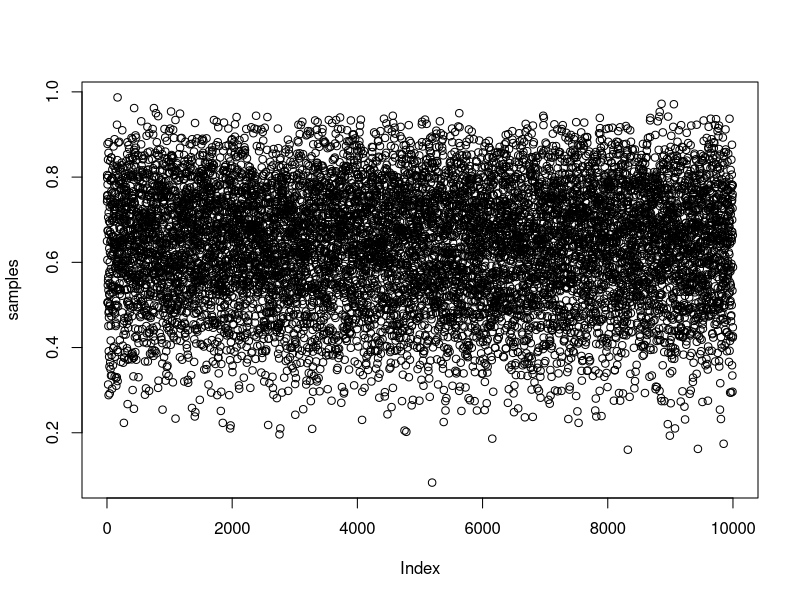

The R source for this figure: (Note: this script raises an error after producing the figure.)

setwd("~/Desktop/Statistics Book/Statistical_Rethinking/Chapter_3")

rm(list = ls())

# use grid approximation to generate data
p_grid <- seq (from = 0, to = 1, length.out = 1000)

# Assume prior distribution is normal
prob_p <- rep(1,1000)

# Likelihood of each event occuring
prob_data <- dbinom (6, size = 9, prob = p_grid )

# Calculate posterior based on the prob_data and prior data
posterior <- prob_data * prob_p

posterior <- posterior / sum(posterior)

# Generate Samples from posterior distribution

samples <- sample(p_grid, prob = posterior, size = 1e4, replace = TRUE)

plot(samples)
dens(samples)

#---------Intervals of defined boundaries

# add up posterior probability where p <0.5
sum( posterior[p_grid < 0.5])

# add up sample probability where p <0.5
sum ( samples < 0.5) / 1e4

# add up sample probability where p > 0.5 and p < 0.75
sum ( samples > 0.5 & samples < 0.75) / 1e4

#---------Intervals of defined mass

quantile(samples, 0.8)
